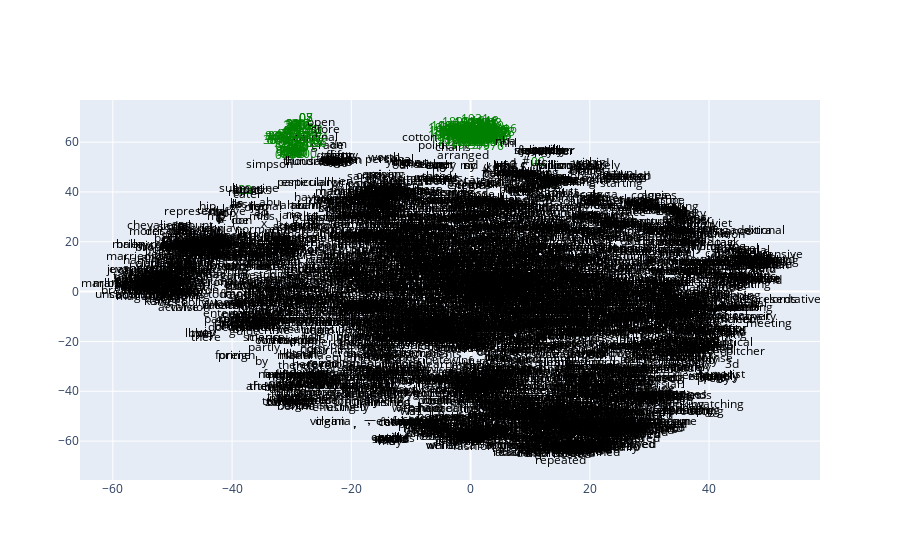

The notebook cell this image was saved under:
### Code cell
import pandas as pd
from sklearn.manifold import TSNE
import plotly.graph_objects as go

# get embeddings
embeddings_df = pd.DataFrame(embeddings.cpu().detach().numpy())

# t-SNE transform
tsne = TSNE(n_components=2)
embeddings_df_trans = tsne.fit_transform(embeddings_df)
embeddings_df_trans = pd.DataFrame(embeddings_df_trans)

# get token order
embeddings_df_trans.index = vocab.get_itos()

# if token is a number
is_numeric = embeddings_df_trans.index.str.isnumeric()
color = np.where(is_numeric, "green", "black")
fig = go.Figure()

fig.add_trace(
    go.Scatter(
        x=embeddings_df_trans[0],
        y=embeddings_df_trans[1],
        mode="text",
        text=embeddings_df_trans.index,
        textposition="middle center",
        textfont=dict(color=color),
    )
)
fig.write_html("./word2vec_visualization.html")
fig.show()

### Figure 1 — Plotly figure (JSON) as saved in the notebook; plotly's stock layout.template omitted (floating-point values rounded to 4 significant figures; data arrays with more than 128 entries replaced by an {"elided": "..."} marker saying what was removed)
{"data": [{"mode": "text", "text": {"elided": "4099 str values"}, "textfont": {"color": {"elided": "4099 str values"}}, "textposition": "middle center", "type": "scatter", "x": {"elided": "4099 float values"}, "y": {"elided": "4099 float values"}}], "layout": {}}
